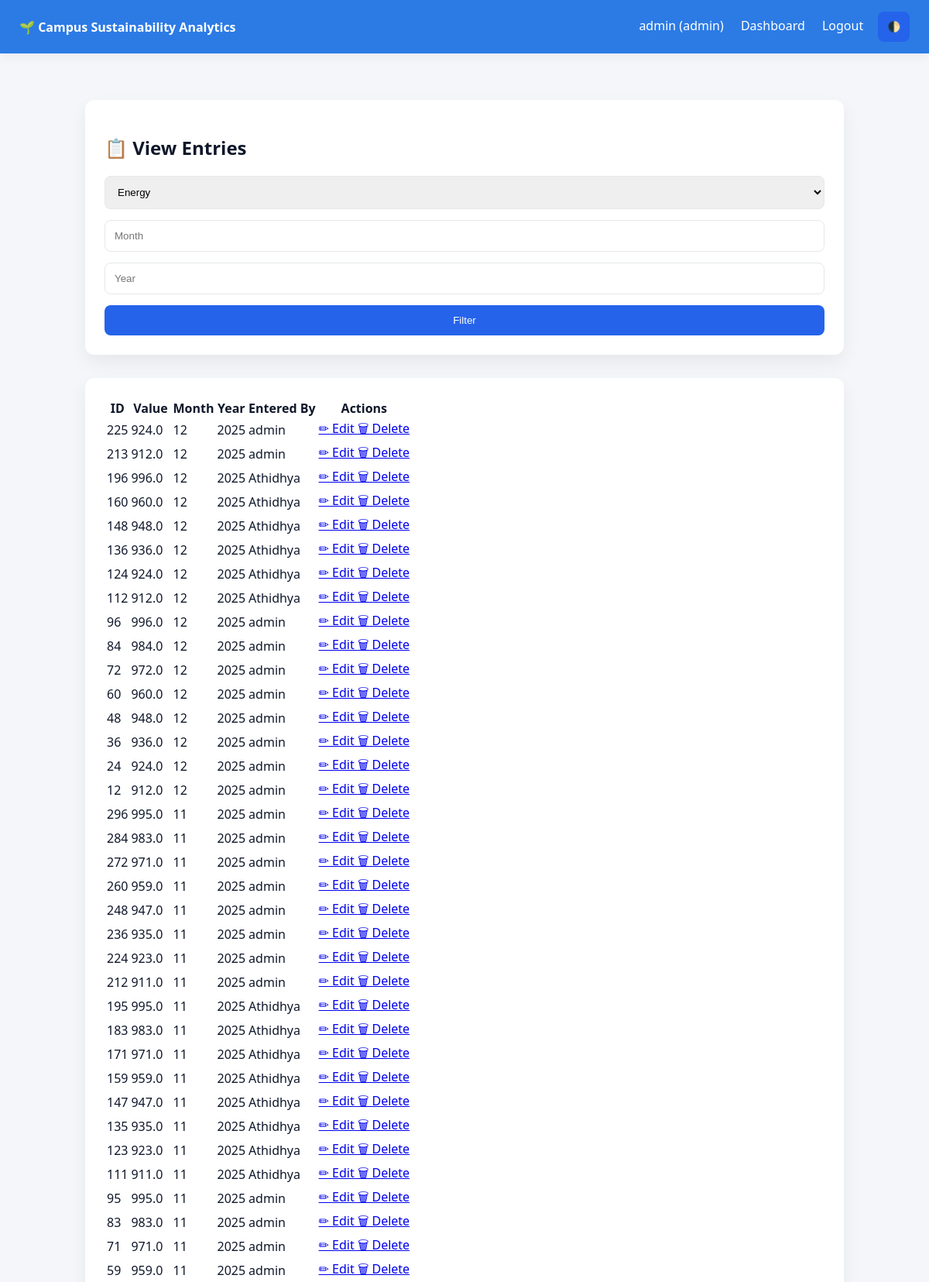
Page /data/view_entries (signed in, upper part) on the committed database.
### tables this page shows
CREATE TABLE energy_data (
        id INTEGER PRIMARY KEY AUTOINCREMENT,
        value REAL NOT NULL,
        month INTEGER NOT NULL CHECK(month BETWEEN 1 AND 12),
        year INTEGER NOT NULL,
        entered_by INTEGER,
        created_at TIMESTAMP DEFAULT CURRENT_TIMESTAMP,
        FOREIGN KEY (entered_by) REFERENCES users(id) ON DELETE SET NULL
    );

CREATE TABLE users (
        id INTEGER PRIMARY KEY AUTOINCREMENT,
        username TEXT UNIQUE NOT NULL,
        password_hash TEXT NOT NULL,
        role TEXT NOT NULL CHECK(role IN ('admin', 'user')),
        created_at TIMESTAMP DEFAULT CURRENT_TIMESTAMP
    );

### dataentry.py (the view)
@dataentry_bp.route("/view_entries")
def view_entries():
    if "user_id" not in session:
        return redirect(url_for("login"))
    table = request.args.get("type", "energy_data")
    month = request.args.get("month")
    year = request.args.get("year")
    if table not in ALLOWED_TABLES:
        table = "energy_data"
    conn = get_connection()
    cursor = conn.cursor()
    query = f"""
        SELECT t.id, t.value, t.month, t.year, u.username
        FROM {table} t
        JOIN users u ON t.entered_by = u.id
        WHERE 1=1
    """
    params = []
    if month:
        query += " AND t.month=?"
        params.append(month)
    if year:
        query += " AND t.year=?"
        params.append(year)
    query += " ORDER BY t.year DESC, t.month DESC"
    cursor.execute(query, params)
    entries = cursor.fetchall()
    conn.close()
    return render_template(
        "view_entries.html",
        entries=entries,
        selected_table=table,
        selected_month=month,
        selected_year=year
    )

### database.py (called while the page is built)
def get_connection():
    conn = sqlite3.connect(DB_NAME, timeout=10)
    conn.row_factory = sqlite3.Row
    conn.execute("PRAGMA foreign_keys = ON")
    return conn

### templates/view_entries.html (shortened to what this page needs)
{% extends "base.html" %}
{% block content %}
<div class="container">
    <div class="card">
        <h2>📋 View Entries</h2>
        <form method="get" class="filter-row">
            <select name="type">
                <option value="energy_data" {% if selected_table == "energy_data" %}selected{% endif %}>Energy</option>
            </select>
            <input type="number" name="month" placeholder="Month"
                   value="{{ selected_month or '' }}" min="1" max="12">
            <input type="number" name="year" placeholder="Year"
                   value="{{ selected_year or '' }}">
            <button type="submit">Filter</button>
        </form>
    </div>
    <div class="card">
        <table>
            <tr>
                <th>ID</th>
                <th>Value</th>
                <th>Month</th>
                <th>Year</th>
                <th>Entered By</th>
                <th>Actions</th>
            </tr>
            {% for e in entries %}
            <tr>
                <td>{{ e.id }}</td>
                <td>{{ e.value }}</td>
                <td>{{ e.month }}</td>
                <td>{{ e.year }}</td>
                <td>{{ e.username }}</td>
                <td>
                    <a class="action-btn edit-btn"
                       href="{{ url_for('dataentry.edit_entry', table=selected_table, id=e.id) }}">
                       ✏ Edit
                    </a>
                    <a class="action-btn delete-btn"
                       href="{{ url_for('dataentry.delete_entry', table=selected_table, id=e.id) }}"
                       onclick="return confirm('Are you sure?')">
                       🗑 Delete
                    </a>
                </td>
            </tr>
            {% endfor %}
        </table>
    </div>
</div>
{% endblock %}

### static/style.css (style rules this page uses)
:root { --primary: #2563eb; --secondary: #16a34a; --bg: #f8fafc; --card: #ffffff; --text: #0f172a; --muted: #64748b; --danger: #dc2626; --radius: 12px; }
* { box-sizing: border-box; }
body { margin: 0; font-family: "Inter", system-ui, sans-serif; background: var(--bg); color: var(--text); }
.container { max-width: 1100px; margin: auto; padding: 30px; }
.card { background: var(--card); border-radius: var(--radius); padding: 25px; box-shadow: 0 10px 25px rgba(0,0,0,0.06); margin-bottom: 30px; }
form { display: grid; gap: 14px; }
input, select { padding: 12px; border-radius: 8px; border: 1px solid #e5e7eb; }
button { padding: 12px; border-radius: 8px; border: none; background: var(--primary); color: white; cursor: pointer; }

### templates/base.html (style rules this page uses)
body { font-family: 'Segoe UI', sans-serif; margin: 0; background: #f4f6f9; transition: background 0.3s, color 0.3s; }
.container { padding: 30px; min-height: 80vh; }

### rows in the picture
energy_data: id "225", value "924.0", month "12", year "2025", username "admin"
energy_data: id "213", value "912.0", month "12", year "2025", username "admin"
energy_data: id "196", value "996.0", month "12", year "2025", username "Athidhya"
energy_data: id "160", value "960.0", month "12", year "2025", username "Athidhya"
energy_data: id "148", value "948.0", month "12", year "2025", username "Athidhya"
energy_data: id "136", value "936.0", month "12", year "2025", username "Athidhya"
energy_data: id "124", value "924.0", month "12", year "2025", username "Athidhya"
energy_data: id "112", value "912.0", month "12", year "2025", username "Athidhya"
energy_data: id "96", value "996.0", month "12", year "2025", username "admin"
energy_data: id "84", value "984.0", month "12", year "2025", username "admin"
energy_data: id "72", value "972.0", month "12", year "2025", username "admin"
energy_data: id "60", value "960.0", month "12", year "2025", username "admin"
energy_data: id "48", value "948.0", month "12", year "2025", username "admin"
energy_data: id "36", value "936.0", month "12", year "2025", username "admin"
energy_data: id "24", value "924.0", month "12", year "2025", username "admin"
energy_data: id "12", value "912.0", month "12", year "2025", username "admin"
energy_data: id "296", value "995.0", month "11", year "2025", username "admin"
energy_data: id "284", value "983.0", month "11", year "2025", username "admin"
energy_data: id "272", value "971.0", month "11", year "2025", username "admin"
energy_data: id "260", value "959.0", month "11", year "2025", username "admin"
energy_data: id "248", value "947.0", month "11", year "2025", username "admin"
energy_data: id "236", value "935.0", month "11", year "2025", username "admin"
energy_data: id "224", value "923.0", month "11", year "2025", username "admin"
energy_data: id "212", value "911.0", month "11", year "2025", username "admin"
energy_data: id "195", value "995.0", month "11", year "2025", username "Athidhya"
energy_data: id "183", value "983.0", month "11", year "2025", username "Athidhya"
energy_data: id "171", value "971.0", month "11", year "2025", username "Athidhya"
energy_data: id "159", value "959.0", month "11", year "2025", username "Athidhya"
energy_data: id "147", value "947.0", month "11", year "2025", username "Athidhya"
energy_data: id "135", value "935.0", month "11", year "2025", username "Athidhya"
energy_data: id "123", value "923.0", month "11", year "2025", username "Athidhya"
energy_data: id "111", value "911.0", month "11", year "2025", username "Athidhya"
energy_data: id "95", value "995.0", month "11", year "2025", username "admin"
energy_data: id "83", value "983.0", month "11", year "2025", username "admin"
energy_data: id "71", value "971.0", month "11", year "2025", username "admin"
energy_data: id "59", value "959.0", month "11", year "2025", username "admin"

### other values in the picture
{{ session.username }} "admin"
{{ session.role }} "admin"
